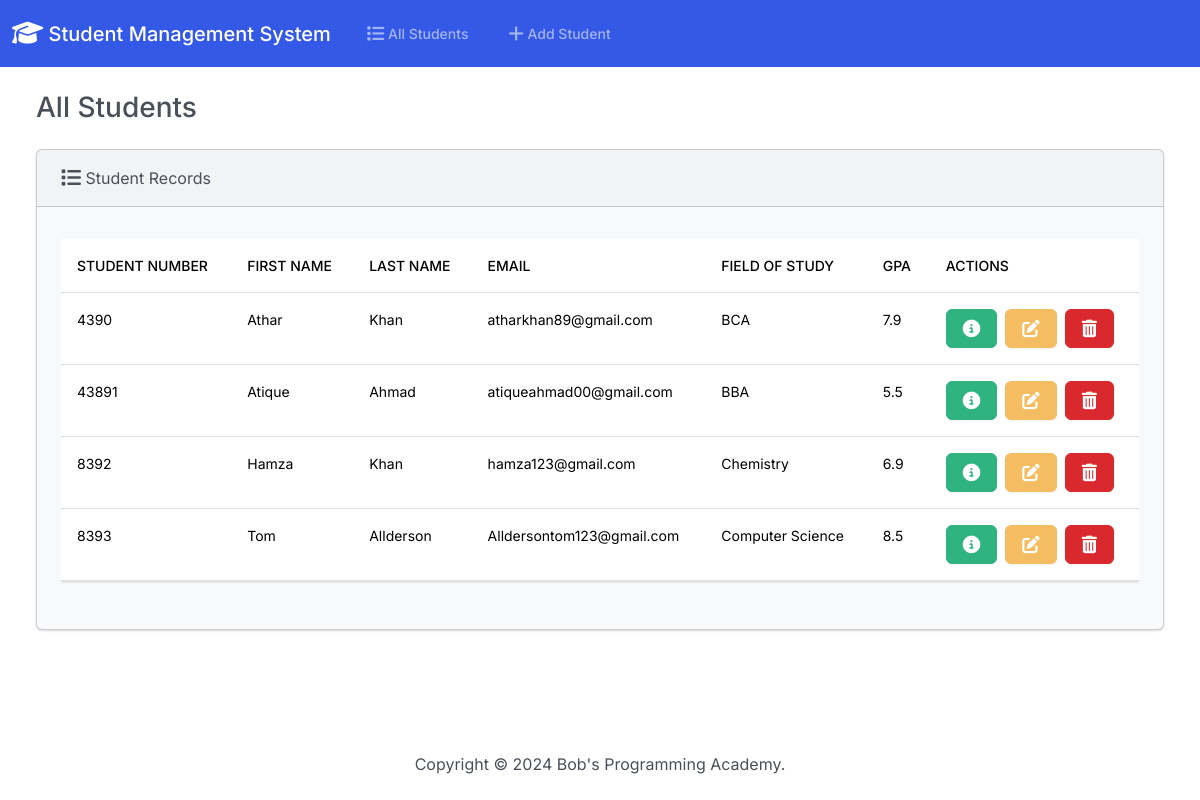
The page / on the database its author committed.
### students/models.py (models this page shows, shortened)
class Student(models.Model):
    student_number = models.PositiveBigIntegerField()
    first_name = models.CharField(max_length=50)
    last_name = models.CharField(max_length=50)
    email = models.EmailField(max_length=100)
    field_of_study = models.CharField(max_length=50)
    gpa = models.FloatField()

### students/views.py (the view)
# urls.py: path('',views.index,name='index'),
def index(request):
    return render(request, 'students/index.html', {
        'students':Student.objects.all()
    })

### students/templates/students/index.html (shortened to what this page needs)
{% extends "students/base.html" %}
{% block body %}
<h3 class="m-4">All Students</h3>
<div class="row">
  <div class="col-12">
    {% if students %}
    <div class="card bg-light ms-4 me-4 mb-4">
      <div class="card-header">
        <i class="fa-solid fa-list fa-lg"></i> Student Records
      </div>
      <div class="card-body">
        <p class="card-text">
          <div class="table-responsive">
            <table class="table table-hover">
              <thead>
                <tr>
                  <th scope="col">Student Number</th>
                  <th scope="col">First Name</th>
                  <th scope="col">Last Name</th>
                  <th scope="col">Email</th>
                  <th scope="col">Field of Study</th>
                  <th scope="col">GPA</th>
                  <th scope="col">Actions</th>
                </tr>
              </thead>
              <tbody>
                {% for student in students %}
                  <tr>
                    <td>{{ student.student_number }}</td>
                    <td>{{ student.first_name }}</td>
                    <td>{{ student.last_name }}</td>
                    <td>{{ student.email }}</td>
                    <td>{{ student.field_of_study }}</td>
                    <td>{{ student.gpa }}</td>
                    <td>
                      <button type="button" class="btn btn-success me-1" href="{% url 'view_student' student.id %}" data-bs-toggle="modal" data-bs-target="#myModal{{student.id}}">
                      </button>
                      <a class="btn btn-warning me-1" href="{% url 'edit' student.id %}">
                      </a>
                      <button type="button" class="btn btn-danger" data-bs-toggle="modal" data-bs-target="#delete{{student.id}}">
                      </button>
                    </td>
                  </tr>
                {% endfor %}
              </tbody>
            </table>
          </div>
        </p>
      </div>
    </div>
    {% else %}
      <h5 class="alert alert-primary ms-4 me-4">No Student Records</h5>
    {% endif %}
  </div>
</div>
{% endblock %}

### students/templates/students/base.html (shortened to what this page needs)
{% load static %}
<!DOCTYPE html>
<html lang="en">
  <head>
    <link rel="stylesheet" href="https://cdnjs.cloudflare.com/ajax/libs/font-awesome/6.1.1/css/all.min.css">
    <link href="{% static 'css/bootstrap.min.css' %}" rel="stylesheet">
  </head>
  <body class="d-flex flex-column min-vh-100">
    <nav class="navbar navbar-expand-lg navbar-dark bg-primary">
      <div class="container-fluid">
        <a class="navbar-brand" href="{% url 'index' %}">
          <i class="fa-solid fa-graduation-cap fa-lg"></i> Student Management System
        </a>
        <div class="collapse navbar-collapse" id="navbarColor01">
          <ul class="navbar-nav me-auto">
            <li class="nav-item">
              <a class="nav-link" href="{% url 'index' %}">
                 All Students
              </a>
            </li>
            <li class="nav-item">
              <a class="nav-link" href="{% url 'add' %}">
                 Add Student
              </a>
            </li>
          </ul>
        </div>
      </div>
    </nav>
    <div class="container-fluid">
      {% block body %}
      {% endblock %}
    </div>
    <footer class="mt-auto mb-4">
      <div class="text-center">
        <span>
          Copyright &copy; <script>document.write(new Date().getFullYear())</script> Bob's Programming Academy.
        </span>
      </div>
    </footer>
  </body>
</html>

### rows shown on the page
Student: student_number "4390", first_name "Athar", last_name "Khan", email "atharkhan89@gmail.com", field_of_study "BCA", gpa "7.9"
Student: student_number "43891", first_name "Atique", last_name "Ahmad", email "atiqueahmad00@gmail.com", field_of_study "BBA", gpa "5.5"
Student: student_number "8392", first_name "Hamza", last_name "Khan", email "hamza123@gmail.com", field_of_study "Chemistry", gpa "6.9"
Student: student_number "8393", first_name "Tom", last_name "Allderson", email "Alldersontom123@gmail.com", field_of_study "Computer Science", gpa "8.5"
